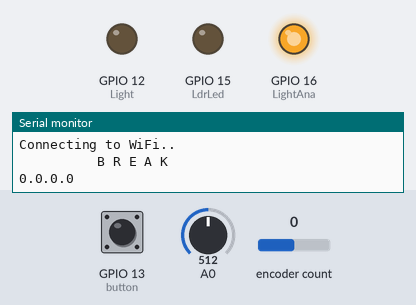
Bench run of a sketch on a simulated ESP8266 (NodeMCU). Parts: output pins drawn as LEDs (lit = HIGH), the last lines printed to the serial monitor. The test bench sets the inputs (shaded band); at power-on: encoder count 0, A0 = 512, GPIO 13 (button) HIGH. WiFi joins after 1.5 s; servers stay silent unless stated.

Above: at 2.2 s.
2.3 s: encoder count set to 1
At 4.0 s:
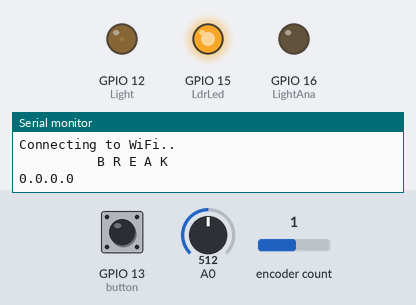
5.3 s: A0 set to 1023
At 6.3 s:
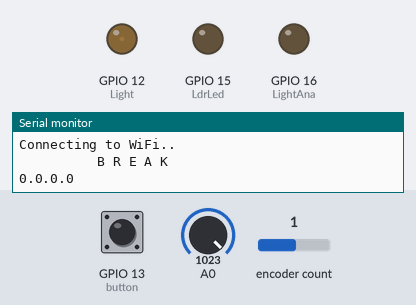
6.9 s: A0 set to 1009
At 7.52 s:
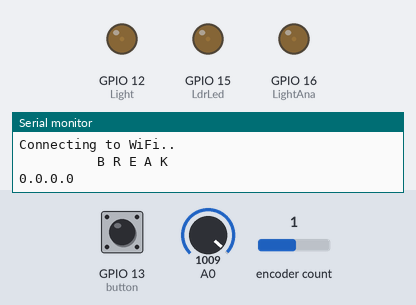
9.9 s: GPIO 13 (button) pulled LOW for 0.15 s
12.9 s: encoder count set to 0
At 13.3 s:
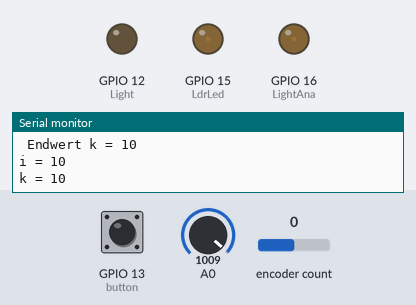
15.9 s: A0 set to 716
Timing chart, 0 to 19.9 s (numbered marks = the images above; inputs shaded):
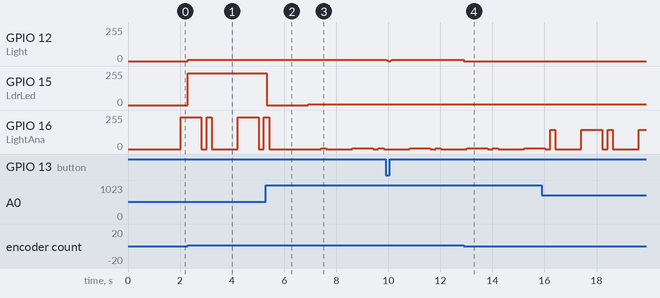

The sketch:

MyESP8266_Encoder_Slider_LED_Control.ino
```cpp
//Sketch on Github: https://github.com/RalfCyprus/ESP8266_Encoder_Slider_LED_Control
//Youtube: https://youtu.be/AQuBhiYpJxo


// Import required libraries
#include <ESP8266WiFi.h>
#include <ESPAsyncTCP.h>
#include <ESPAsyncWebServer.h>
#include <neotimer.h>
#include <RotaryEncoder.h>
#include <Bounce2.h>
Bounce bounce = Bounce();
#define ROTARYSTEPS 5
#define ROTARYMIN 0
#define ROTARYMAX 255
RotaryEncoder encoder(4, 0, RotaryEncoder::LatchMode::TWO03);  //(D2 + D3)
int lastPos = -1;
int sensorValue = 0;
int w = 0;
int c = 0;

// Replace with your network credentials
const char* ssid = "Your_Network";
const char* password = "Your_Password";//Don´t forget to change the static IP address


const int Light = 12;     //RED (D6)
const int LightAna = 16;  //(D0) BLUE
const int button = 13;    //(D7)
const int LdrLed = 15;    // (D8)
boolean FadeIn = false;
boolean FadeOut = false;
boolean Blink = false;
boolean Reboot = false;
boolean runLoop = true;
String sliderValue = "0";

boolean neuerWert = false;
const char* PARAM_INPUT = "value";
Neotimer HeartBeat1 = Neotimer(1000);  //timer
Neotimer HeartBeat2 = Neotimer(800);   //timer
Neotimer HeartBeat3 = Neotimer(200);   //timer
Neotimer HeartBeat4 = Neotimer(200);   //timer
Neotimer FadeIn1 = Neotimer(10);       //timer fade in time steps
Neotimer FadeOut1 = Neotimer(10);      //timer fade in time steps
Neotimer ReadSensor = Neotimer(100);   //Read LDR Sensor
Neotimer reconnect = Neotimer(1000);

int i = 0;
int j = 0;
int k = 0;
String Pos;
String inputMessage;
// Create AsyncWebServer object on port 80
AsyncWebServer server(80);

const char index_html[] PROGMEM = R"rawliteral(
<!DOCTYPE HTML><html>
<head>
  <meta name="viewport" content="width=device-width, initial-scale=1">
  <meta http-equiv="refresh" content="3">
  <title>ESP Entrance Lights</title>
  <style>
    html {font-family: Arial; display: inline-block; text-align: center;}
    h2 {font-size: 2.3rem;}
    p {font-size: 1.9rem;}
    body {max-width: 400px; margin:0px auto; padding-bottom: 25px;}
    .slider { -webkit-appearance: none; marginz: 14px; width: 360px; height: 25px; background: #FFD65C;
      outline: none; -webkit-transition: .2s; transition: opacity .2s;}
    .slider::-webkit-slider-thumb {-webkit-appearance: none; appearance: none; width: 35px; height: 35px; background: #003249; cursor: pointer;}
    .slider::-moz-range-thumb { width: 35px; height: 35px; background: #003249; cursor: pointer; }
  </style>
</head>
<body>
  <h2>Entrance Lights</h2>
  <p><span id="textSliderValue">%SLIDERVALUE%</span></p>
  <p><input type="range" onchange="updateSliderPWM(this)" id="pwmSlider" min="0" max="255" value="%SLIDERVALUE%" step="1" class="slider"></p>
  <p>&nbsp;</p>
  <font color="blue">
  <p>Horsepower Electronic</p>
   </font>
  <font color="grey">
  <p>&copy; rb April 2025 &#x265E;</p>
  </font>
<script>
function updateSliderPWM(element) {
  var sliderValue = document.getElementById("pwmSlider").value;
  document.getElementById("textSliderValue").innerHTML = sliderValue;
  console.log(sliderValue);
  var xhr = new XMLHttpRequest();
  xhr.open("GET", "/slider?value="+sliderValue, true);
  xhr.send();
}
</script>
</body>
</html>
)rawliteral";

// Replaces placeholder with button section in your web page
String processor(const String& var) {
  if (neuerWert) {
    neuerWert = false;
    inputMessage = sliderValue;
    return sliderValue;
  }
  if (var == "SLIDERVALUE") {
    return sliderValue;
  }
  return String();
}

void setup() {
  // Serial port for debugging purposes
  Serial.begin(74880);
  Serial.println("INFO: ");
  Serial.println(F(__FILE__ " " __DATE__ " " __TIME__));
  Serial.println("Sketch on Github: https://github.com/RalfCyprus/ESP8266_Encoder_Slider_LED_Control");
  Serial.println("Youtube: https://youtu.be/AQuBhiYpJxo");
  analogWrite(Light, sliderValue.toInt());
  // Neuer Zusatz für statische IP - Begin
  IPAddress ip(192, 168, 4, 2);
  IPAddress subnet(255, 255, 255, 0);
  IPAddress gt(192, 168, 4, 254);
  WiFi.config(ip, gt, subnet);
  // Ende
  // Connect to Wi-Fi
  WiFi.begin(ssid, password);

  while (WiFi.status() != WL_CONNECTED) {
        if (c <= 9) {
        w++;
        }
    delay(1000);
    Serial.println("Connecting to WiFi..");
    if (c = 8) {
      Serial.println("          B R E A K");
      runLoop = true;
      break;
    }
  }//end of while

  // Print ESP Local IP Address
  Serial.println(WiFi.localIP());

  // Route for root / web page
  server.on("/", HTTP_GET, [](AsyncWebServerRequest* request) {
    request->send_P(200, "text/html", index_html, processor);
  });

  // Send a GET request to <ESP_IP>/slider?value=<inputMessage>
  server.on("/slider", HTTP_GET, [](AsyncWebServerRequest* request) {
    String inputMessage;
    // GET input1 value on <ESP_IP>/slider?value=<inputMessage>
    if (request->hasParam(PARAM_INPUT)) {
      inputMessage = request->getParam(PARAM_INPUT)->value();
      sliderValue = inputMessage;
      analogWrite(Light, sliderValue.toInt());
      k = sliderValue.toInt();
    } else {
      inputMessage = "No message sent";
    }
    Serial.print("inputMessage = ");
    Serial.println(inputMessage);
    request->send(200, "text/plain", "OK");
  });

  // Start server
  server.begin();
  bounce.attach(button, INPUT_PULLUP);
  bounce.interval(5);  // interval in ms
  pinMode(Light, OUTPUT);
  pinMode(LightAna, OUTPUT);
  pinMode(LdrLed, OUTPUT);
  HeartBeat1.reset();
  HeartBeat1.start();
  ReadSensor.reset();
  ReadSensor.start();
}

void loop() {
  if (WiFi.status() == WL_CONNECTED) {
    Blink = true;
    runLoop = true;
    reconnect.reset();
    reconnect.start();
  } else {
    Blink = false;
    runLoop = true;
    //Reboot = true;
    digitalWrite(LightAna, LOW);  // turn LED OFF
    /*
    if (reconnect.done()) {
      if (w <= 9) {
        w++;
        //delay(500);
        Serial.print("count w = ");
        Serial.println(w);
        runLoop = false;
        //w++
        if (w >= 8) {
          Serial.print("           w = ");
          Serial.println(w);
          w = 0;
          runLoop = true;
        }
      }  // end of if w
      Serial.println("reconnect done");
      reconnect.reset();
      reconnect.start();
    }//reconnect.done
*/
  }  //end of else
  if (Reboot) {
    ESP.restart();
    Serial.println("Reboot");
    Reboot = false;
  }
  if (runLoop) {
    if (ReadSensor.done()) {  //Importand delay, without too much stress and breakdown
      sensorValue = analogRead(A0);
      sensorValue = map(sensorValue, 480, 1023, 255, 0);
      ReadSensor.reset();
      ReadSensor.start();
    }

    if (k >= 2) {                        //wenn letzter positiver Wert im Speicher
      analogWrite(LdrLed, sensorValue);  //mache LED an
    }
    bounce.update();
    encoder.tick();
    int newPos = encoder.getPosition() * ROTARYSTEPS;
    if (newPos < ROTARYMIN) {
      encoder.setPosition(ROTARYMIN / ROTARYSTEPS);
      newPos = ROTARYMIN;
    } else if (newPos > ROTARYMAX) {
      encoder.setPosition(ROTARYMAX / ROTARYSTEPS);
      newPos = ROTARYMAX;
    }  // if

    if (lastPos != newPos) {
      lastPos = newPos;
      sliderValue = newPos;
      inputMessage = sliderValue;
      analogWrite(Light, sliderValue.toInt());
      k = sliderValue.toInt();
      neuerWert = true;
    }
    if (bounce.changed()) {
      int deboucedInput = bounce.read();
      if (deboucedInput == LOW) {
        Serial.println("                button pressed");
        Serial.print("inputMessage = ");
        Serial.println(inputMessage);
        Serial.print("sliderValue = ");
        Serial.println(sliderValue);
        Serial.print("newPos = ");
        Serial.println(newPos);
        Serial.print("lastPos = ");
        Serial.println(lastPos);
        i = sliderValue.toInt();
        j = sliderValue.toInt();
        Serial.print("i = ");
        Serial.println(i);
        Serial.print("j = ");
        Serial.println(j);
      }

      if (i <= 0) {
        Serial.println("sliderValue <= 0");
        Serial.println("FadeIn");
        FadeIn = true;
        FadeIn1.reset();
        FadeIn1.start();
        j = lastPos;

        Serial.print(" Endwert k = ");
        Serial.println(k);
      }
      if (j >= 1) {
        Serial.println("sliderValue >= 1");
        Serial.println("FadeOut");
        FadeOut = true;
        FadeOut1.reset();
        FadeOut1.start();
        Serial.print("j = ");
        Serial.println(j);
      }
    }  //end of bounce.changed
    if (FadeOut) {
      if (FadeOut1.done()) {
        j = j - 1;
        analogWrite(Light, j);
        FadeOut1.reset();
        FadeOut1.start();
      }
      if (j <= 0) {
        FadeOut = false;
        FadeOut1.reset();
        Serial.print("j = ");
        Serial.println(j);
        inputMessage = j;
        sliderValue = j;
        newPos = j;
        encoder.setPosition(j / ROTARYSTEPS);  // start with the value of 0.
        Serial.print("inputMessage = ");
        Serial.println(inputMessage);
        Serial.print("sliderValue = ");
        Serial.println(sliderValue);
        Serial.print("newPos = ");
        Serial.println(newPos);
        Serial.print("lastPos = ");
        Serial.println(lastPos);
        Serial.print("k = ");
        Serial.println(k);
        i = sliderValue.toInt();
        j = sliderValue.toInt();
        Serial.print("i = ");
        Serial.println(i);
        lastPos = j;
      }  //if j <=0
    }    //end of fadeout
    if (FadeIn) {
      if (FadeIn1.done()) {
        i = i + 1;
        analogWrite(Light, i);
        FadeIn1.reset();
        FadeIn1.start();
      }
      if (i >= k) {
        FadeIn = false;
        FadeIn1.reset();
        Serial.print("i = ");
        Serial.println(i);
        Serial.print("k = ");
        Serial.println(k);
        inputMessage = i;
        sliderValue = i;
        newPos = i;
        encoder.setPosition(i / ROTARYSTEPS);  // start with the value of 0.
      }
    }             //end of FadeIn
    if (Blink) {  //wenn WiFi es
      if (HeartBeat1.done()) {
        //digitalWrite(LightAna, HIGH);  // turn LED ON
        analogWrite(LightAna, sensorValue);  // turn LED ON
        HeartBeat1.reset();
        HeartBeat2.reset();
        HeartBeat2.start();
      }
      if (HeartBeat2.done()) {
        digitalWrite(LightAna, LOW);  // turn LED OFF
        HeartBeat2.reset();
        HeartBeat3.reset();
        HeartBeat3.start();
      }
      if (HeartBeat3.done()) {
        analogWrite(LightAna, sensorValue);  // turn LED ON
        HeartBeat3.reset();
        HeartBeat4.reset();
        HeartBeat4.start();
      }
      if (HeartBeat4.done()) {
        digitalWrite(LightAna, LOW);  // turn LED OFF
        HeartBeat4.reset();
        HeartBeat1.reset();
        HeartBeat1.start();
      }
    }  //end of blink
  }    //end of loop
}  //end of runLoop
```

Measured:
- after the input at 2.3 s, GPIO 12 (Light): 0/255 → 10/255 at once; GPIO 15 (LdrLed): 0/255 → 240/255 at once
- after the input at 5.3 s, GPIO 15 (LdrLed): 240/255 → 0/255 at once; GPIO 16 (LightAna): goes on until 5.4 s, then stays 0/255
- after the input at 6.9 s, GPIO 15 (LdrLed): 0/255 → 7/255 at once; GPIO 16 (LightAna): goes 7/255 0.20 s, 0/255 1.0 s, 7/255 0.80 s, 0/255 0.20 s, 7/255 0.20 s, then 0/255, starting after 0.52 s
- after the input at 12.9 s, GPIO 12 (Light): 10/255 → 0/255 at once
